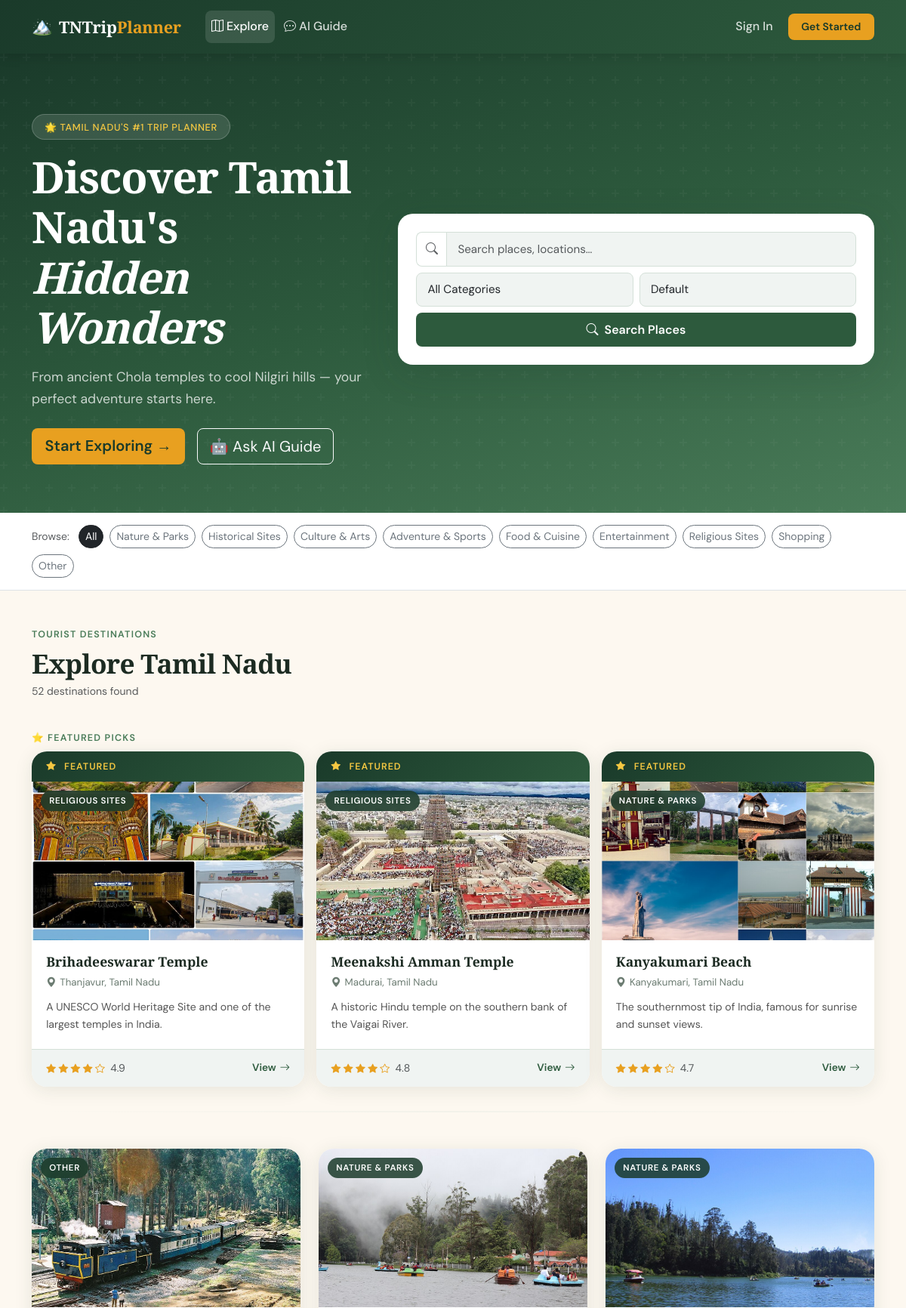
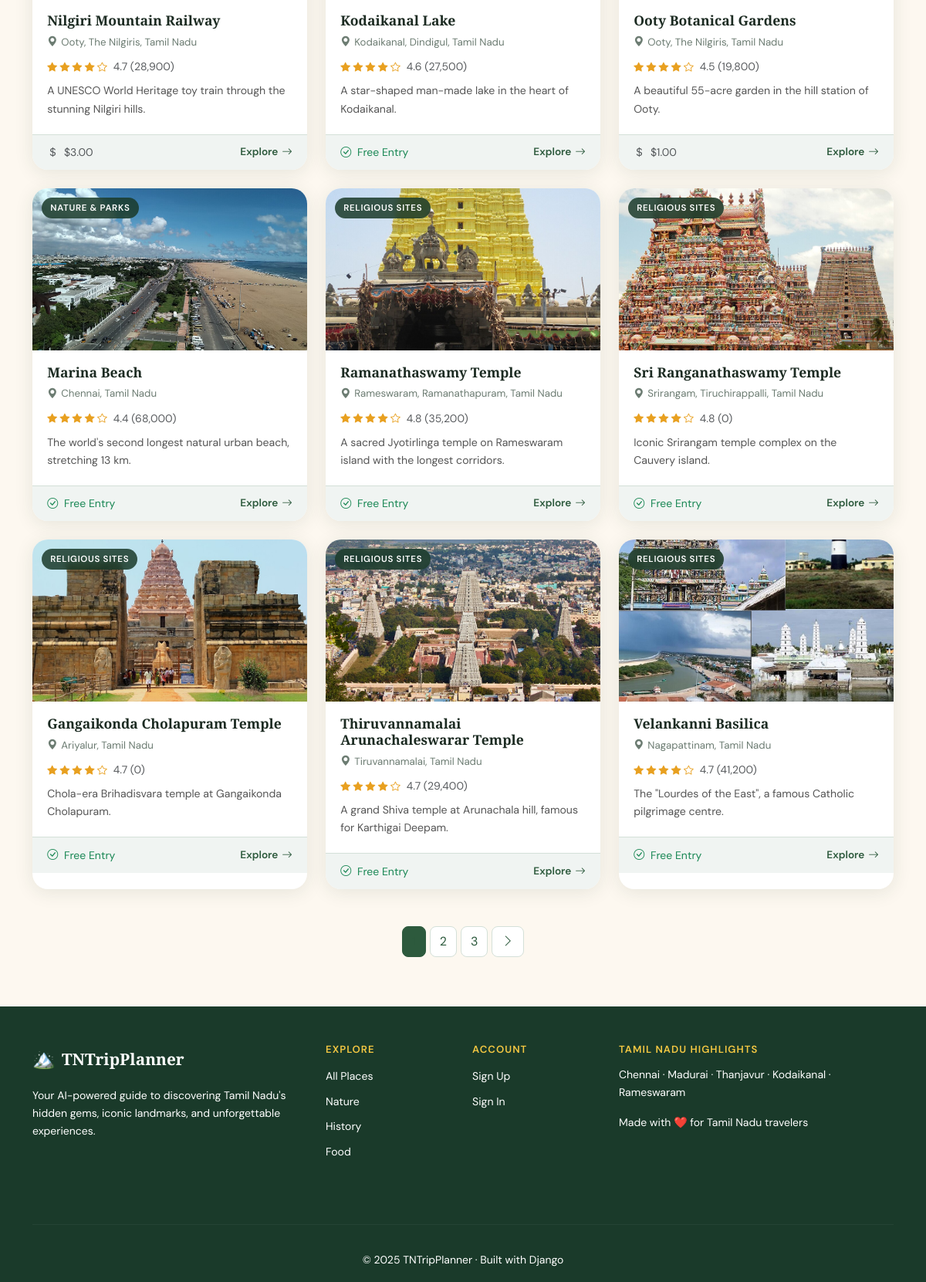
The page /places/ on the database its author committed (2 pictures, top to bottom).
### apps/places/models.py (models this page shows, shortened)
class TouristPlace(models.Model):
    name = models.CharField(_("name"), max_length=200, db_index=True)
    slug = models.SlugField(_("slug"), max_length=220, unique=True, blank=True)
    location = models.CharField(_("location"), max_length=300, db_index=True)
    state = models.CharField(_("state"), max_length=100, default="Tamil Nadu", db_index=True)
    category = models.CharField(
        _("category"),
        max_length=30,
        choices=Category.choices,
        default=Category.OTHER,
        db_index=True,
    )
    description = models.TextField(_("description"))
    short_description = models.CharField(_("short description"), max_length=300, blank=True)
    rating = models.DecimalField(
        _("rating"),
        max_digits=3,
        decimal_places=1,
        default=3.0,
        validators=[MinValueValidator(1.0), MaxValueValidator(5.0)],
    )
    rating_count = models.PositiveIntegerField(_("rating count"), default=0)
    image = models.ImageField(
        _("image"),
        upload_to="places/%Y/%m/",
        null=True,
        blank=True,
    )
    image_alt = models.CharField(_("image alt text"), max_length=200, blank=True)
    address = models.CharField(_("address"), max_length=400, blank=True)
    latitude = models.DecimalField(max_digits=9, decimal_places=6, null=True, blank=True)
    longitude = models.DecimalField(max_digits=9, decimal_places=6, null=True, blank=True)
    website = models.URLField(_("website"), blank=True)
    phone = models.CharField(_("phone"), max_length=20, blank=True)
    entry_fee = models.DecimalField(
        _("entry fee ($)"),
        max_digits=8,
        decimal_places=2,
        null=True,
        blank=True,
        help_text=_("Leave blank if free."),
    )
    favorited_by = models.ManyToManyField(
        settings.AUTH_USER_MODEL,
        related_name="favorite_places",
        blank=True,
        verbose_name=_("favorited by"),
    )
    is_featured = models.BooleanField(_("featured"), default=False, db_index=True)
    is_active = models.BooleanField(_("active"), default=True, db_index=True)
    created_at = models.DateTimeField(auto_now_add=True)
    updated_at = models.DateTimeField(auto_now=True)
    class Meta:
        verbose_name = _("tourist place")
        verbose_name_plural = _("tourist places")
        ordering = ["-is_featured", "-rating", "name"]
        indexes = [
            models.Index(fields=["name", "location"]),
            models.Index(fields=["category", "is_active"]),
            models.Index(fields=["is_featured", "rating"]),
        ]
        constraints = [
            UniqueConstraint(Lower("name"), name="uniq_place_name_ci"),
        ]
    def get_absolute_url(self):
        return reverse("places:detail", kwargs={"slug": self.slug})
    @property
    def image_url(self) -> str:
        if self.image:
            return self.image.url
    @property
    def is_free(self) -> bool:
        return self.entry_fee is None or self.entry_fee == 0
    @property
    def star_range(self):
        return range(1, 6)

### apps/places/views.py (the view)
# urls.py: path("", views.PlaceListView.as_view(), name="list"),
class PlaceListView(ListView):
    model = TouristPlace
    template_name = "places/list.html"
    context_object_name = "places"
    def get_queryset(self):
        self.form = PlaceSearchForm(self.request.GET)
        q = self.request.GET.get("q", "").strip()
        category = self.request.GET.get("category", "").strip()
        ordering = self.request.GET.get("ordering", "").strip()
        self.is_unfiltered = not q and not category and not ordering
        qs = services.search_and_filter_places(query=q, category=category, ordering=ordering)
        if self.is_unfiltered:
            self.featured_qs = services.get_featured_places(3)
            qs = qs.exclude(pk__in=self.featured_qs.values_list("pk", flat=True))
        else:
            self.featured_qs = services.get_featured_places(0)
        return qs
    def get_context_data(self, **kwargs):
        ctx = super().get_context_data(**kwargs)
        qs = self.get_queryset()
        page = self.request.GET.get("page", 1)
        ctx["page_obj"] = services.paginate_queryset(qs, page)
        ctx["places"] = ctx["page_obj"]  # override the list with paginated result
        ctx["form"] = PlaceSearchForm(self.request.GET)
        ctx["categories"] = Category.choices
        ctx["featured"] = getattr(self, "featured_qs", services.get_featured_places(3))
        ctx["total_count"] = qs.count()
        ctx["current_q"] = self.request.GET.get("q", "")
        ctx["current_category"] = self.request.GET.get("category", "")
        return ctx

### templates/places/list.html (shortened to what this page needs)
{% extends "base.html" %}
{% load static humanize %}
{% block content %}
<section class="tn-hero">
  <div class="container position-relative" style="z-index:2;">
    <div class="row align-items-center g-5">
      <div class="col-lg-5">
        <div class="hero-badge">🌟 Tamil Nadu's #1 Trip Planner</div>
        <h1>Discover Tamil Nadu's<br><em>Hidden Wonders</em></h1>
        <p class="hero-sub">From ancient Chola temples to cool Nilgiri hills — your perfect adventure starts here.</p>
        {% if not user.is_authenticated %}
        <div class="d-flex gap-3 mt-4 flex-wrap">
          <a href="{% url 'users:register' %}" class="btn btn-accent btn-lg">Start Exploring →</a>
          <a href="{% url 'chatbot:chat' %}" class="btn btn-outline-light btn-lg">🤖 Ask AI Guide</a>
        </div>
        {% endif %}
      </div>
      <div class="col-lg-7">
        <div class="search-card">
          <form method="get" action="{% url 'places:list' %}">
            <div class="row g-2">
              <div class="col-12">
                <div class="input-group">
                  <span class="input-group-text bg-transparent border-end-0" style="border:1.5px solid var(--tn-border);border-right:none;border-radius:8px 0 0 8px;">
                    <i class="bi bi-search text-muted"></i>
                  </span>
                  {{ form.q }}
                </div>
              </div>
              <div class="col-sm-6">{{ form.category }}</div>
              <div class="col-sm-6">{{ form.ordering }}</div>
              <div class="col-12">
                <button type="submit" class="btn btn-search w-100">
                  <i class="bi bi-search me-2"></i>Search Places
                </button>
              </div>
            </div>
          </form>
        </div>
      </div>
    </div>
  </div>
</section>
<section class="py-3 bg-white border-bottom">
  <div class="container">
    <div class="d-flex gap-2 flex-wrap align-items-center">
      <span class="text-muted small fw-500 me-1">Browse:</span>
      <a href="{% url 'places:list' %}"
         class="btn btn-sm {% if not current_category %}btn-dark{% else %}btn-outline-secondary{% endif %} rounded-pill">
        All
      </a>
      {% for val, label in categories %}
      <a href="{% url 'places:list' %}?category={{ val }}{% if request.GET.q %}&q={{ request.GET.q }}{% endif %}"
         class="btn btn-sm {% if current_category == val %}btn-dark{% else %}btn-outline-secondary{% endif %} rounded-pill">
        {{ label }}
      </a>
      {% endfor %}
    </div>
  </div>
</section>
<section class="py-5">
  <div class="container">
    <div class="d-flex justify-content-between align-items-center mb-4 flex-wrap gap-3">
      <div>
        <div class="section-eyebrow">Tourist Destinations</div>
        <h2 class="section-title mb-0">
          {% if current_q %}
            Results for "<em>{{ current_q }}</em>"
          {% elif current_category %}
            {{ current_category|capfirst }} Places
          {% else %}
            Explore Tamil Nadu
          {% endif %}
        </h2>
        <p class="text-muted small mt-1">
          {{ total_count|intcomma }} destination{{ total_count|pluralize }} found
        </p>
      </div>
    </div>
    {% if featured and not current_q and not current_category %}
    <div class="mb-5">
      <div class="section-eyebrow mb-2">⭐ Featured Picks</div>
      <div class="row g-3">
        {% for place in featured %}
        <div class="col-md-4">
          <div class="place-card position-relative">
            <div class="featured-strip"><i class="bi bi-star-fill me-1"></i>Featured</div>
            <div class="card-img-wrap">
              <img src="{{ place.image_url }}" alt="{{ place.image_alt|default:place.name }}" loading="lazy" />
              <span class="category-badge">{{ place.get_category_display }}</span>
            </div>
            <div class="card-body">
              <h5 class="card-title">{{ place.name }}</h5>
              <p class="card-location"><i class="bi bi-geo-alt-fill"></i>{{ place.location }}</p>
              <p class="card-text">{{ place.short_description|default:place.description }}</p>
            </div>
            <div class="card-footer">
              <div>
                <span class="rating-stars">
                  {% for i in place.star_range %}
                    {% if i <= place.rating %}<i class="bi bi-star-fill"></i>{% else %}<i class="bi bi-star"></i>{% endif %}
                  {% endfor %}
                </span>
                <span class="ms-1 small text-muted">{{ place.rating }}</span>
              </div>
              <a href="{{ place.get_absolute_url }}" class="btn-card-link">View <i class="bi bi-arrow-right"></i></a>
            </div>
          </div>
        </div>
        {% endfor %}
      </div>
      <hr class="divider-fancy" />
    </div>
    {% endif %}
    {% if places %}
    <div class="row g-4" id="places-grid">
      {% for place in places %}
      <div class="col-sm-6 col-lg-4">
        <div class="place-card position-relative">
          <div class="card-img-wrap">
            <img src="{{ place.image_url }}" alt="{{ place.image_alt|default:place.name }}" loading="lazy" />
            <span class="category-badge">{{ place.get_category_display }}</span>
          </div>
          <div class="card-body">
            <h5 class="card-title">{{ place.name }}</h5>
            <p class="card-location"><i class="bi bi-geo-alt-fill"></i>{{ place.location }}</p>
            <div class="d-flex align-items-center gap-2 mb-2">
              <span class="rating-stars">
                {% for i in place.star_range %}
                  {% if i <= place.rating %}<i class="bi bi-star-fill"></i>{% else %}<i class="bi bi-star"></i>{% endif %}
                {% endfor %}
              </span>
              <span class="small text-muted">{{ place.rating }} ({{ place.rating_count|intcomma }})</span>
            </div>
            <p class="card-text">{{ place.short_description|default:place.description }}</p>
          </div>
          <div class="card-footer">
            <span class="small {% if place.is_free %}text-success{% else %}text-muted{% endif %}">
              <i class="bi bi-{% if place.is_free %}check-circle{% else %}currency-dollar{% endif %} me-1"></i>
              {% if place.is_free %}Free Entry{% else %}${{ place.entry_fee }}{% endif %}
            </span>
            <a href="{{ place.get_absolute_url }}" class="btn-card-link">
              Explore <i class="bi bi-arrow-right"></i>
            </a>
          </div>
        </div>
      </div>
      {% endfor %}
    </div>
    {% if page_obj.has_other_pages %}
    <nav class="mt-5 d-flex justify-content-center" aria-label="Places pagination">
      <ul class="pagination tn-pagination gap-1">
        {% for num in page_obj.paginator.page_range %}
          {% if page_obj.number == num %}
            <li class="page-item active"><span class="page-link">{{ num }}</span></li>
          {% elif num > page_obj.number|add:'-3' and num < page_obj.number|add:'3' %}
            <li class="page-item">
              <a class="page-link" href="?page={{ num }}{% if current_q %}&q={{ current_q }}{% endif %}{% if current_category %}&category={{ current_category }}{% endif %}">{{ num }}</a>
            </li>
          {% endif %}
        {% endfor %}
        {% if page_obj.has_next %}
        <li class="page-item">
          <a class="page-link" href="?page={{ page_obj.next_page_number }}{% if current_q %}&q={{ current_q }}{% endif %}{% if current_category %}&category={{ current_category }}{% endif %}">
            <i class="bi bi-chevron-right"></i>
          </a>
        </li>
        {% endif %}
      </ul>
    </nav>
    {% endif %}
    {% endif %}
  </div>
</section>
{% endblock %}

### rows shown on the page
TouristPlace: image_url (picture), category "RELIGIOUS SITES", name "Brihadeeswarar Temple", location "Thanjavur, Tamil Nadu", short_description "A UNESCO World Heritage Site and one of the largest temples in India.", rating "4.9"
TouristPlace: image_url (picture), category "RELIGIOUS SITES", name "Meenakshi Amman Temple", location "Madurai, Tamil Nadu", short_description "A historic Hindu temple on the southern bank of the Vaigai River.", rating "4.8"
TouristPlace: image_url (picture), category "NATURE & PARKS", name "Kanyakumari Beach", location "Kanyakumari, Tamil Nadu", short_description "The southernmost tip of India, famous for sunrise and sunset views.", rating "4.7"
TouristPlace: image_url (picture), category "OTHER", name "Nilgiri Mountain Railway", location "Ooty, The Nilgiris, Tamil Nadu", rating "4.7", rating_count "28,900", short_description "A UNESCO World Heritage toy train through the stunning Nilgiri hills.", entry_fee "3.00"
TouristPlace: image_url (picture), category "NATURE & PARKS", name "Kodaikanal Lake", location "Kodaikanal, Dindigul, Tamil Nadu", rating "4.6", rating_count "27,500", short_description "A star-shaped man-made lake in the heart of Kodaikanal.", shows "Free Entry"
TouristPlace: image_url (picture), category "NATURE & PARKS", name "Ooty Botanical Gardens", location "Ooty, The Nilgiris, Tamil Nadu", rating "4.5", rating_count "19,800", short_description "A beautiful 55-acre garden in the hill station of Ooty.", entry_fee "1.00"
TouristPlace: image_url (picture), category "NATURE & PARKS", name "Marina Beach", location "Chennai, Tamil Nadu", rating "4.4", rating_count "68,000", short_description "The world's second longest natural urban beach, stretching 13 km.", shows "Free Entry"
TouristPlace: image_url (picture), category "RELIGIOUS SITES", name "Ramanathaswamy Temple", location "Rameswaram, Ramanathapuram, Tamil Nadu", rating "4.8", rating_count "35,200", short_description "A sacred Jyotirlinga temple on Rameswaram island with the longest corridors.", shows "Free Entry"
TouristPlace: image_url (picture), category "RELIGIOUS SITES", name "Sri Ranganathaswamy Temple", location "Srirangam, Tiruchirappalli, Tamil Nadu", rating "4.8", rating_count "0", short_description "Iconic Srirangam temple complex on the Cauvery island.", shows "Free Entry"
TouristPlace: image_url (picture), category "RELIGIOUS SITES", name "Gangaikonda Cholapuram Temple", location "Ariyalur, Tamil Nadu", rating "4.7", rating_count "0", short_description "Chola-era Brihadisvara temple at Gangaikonda Cholapuram.", shows "Free Entry"
TouristPlace: image_url (picture), category "RELIGIOUS SITES", name "Thiruvannamalai Arunachaleswarar Temple", location "Tiruvannamalai, Tamil Nadu", rating "4.7", rating_count "29,400", short_description "A grand Shiva temple at Arunachala hill, famous for Karthigai Deepam.", shows "Free Entry"
TouristPlace: image_url (picture), category "RELIGIOUS SITES", name "Velankanni Basilica", location "Nagapattinam, Tamil Nadu", rating "4.7", rating_count "41,200", short_description "The \"Lourdes of the East\", a famous Catholic pilgrimage centre.", shows "Free Entry"

### other values the page prints
{{ label }} "Nature & Parks" "Historical Sites" "Culture & Arts" "Adventure & Sports" "Food & Cuisine" "Entertainment" "Religious Sites" "Shopping" "Other"
{{ total_count|intcomma }} "52"
{{ num }} "2" "3"
